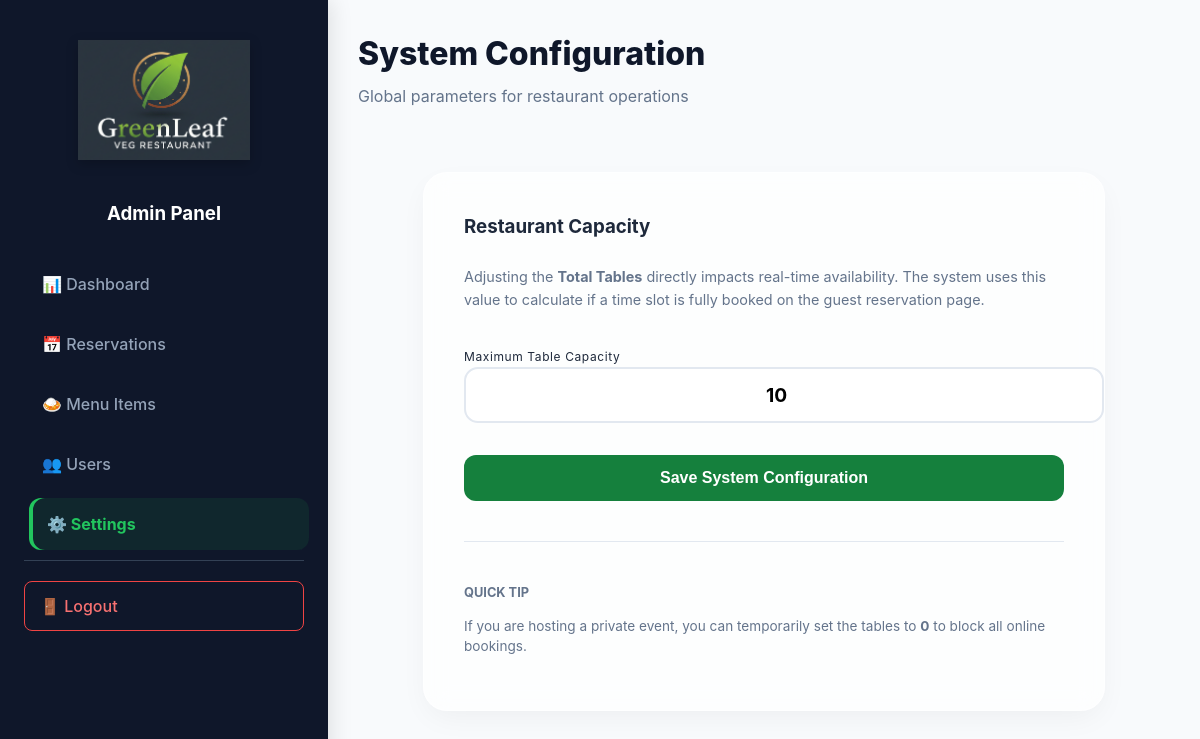
Before: /admin/settings.php (signed in) with the older database file.
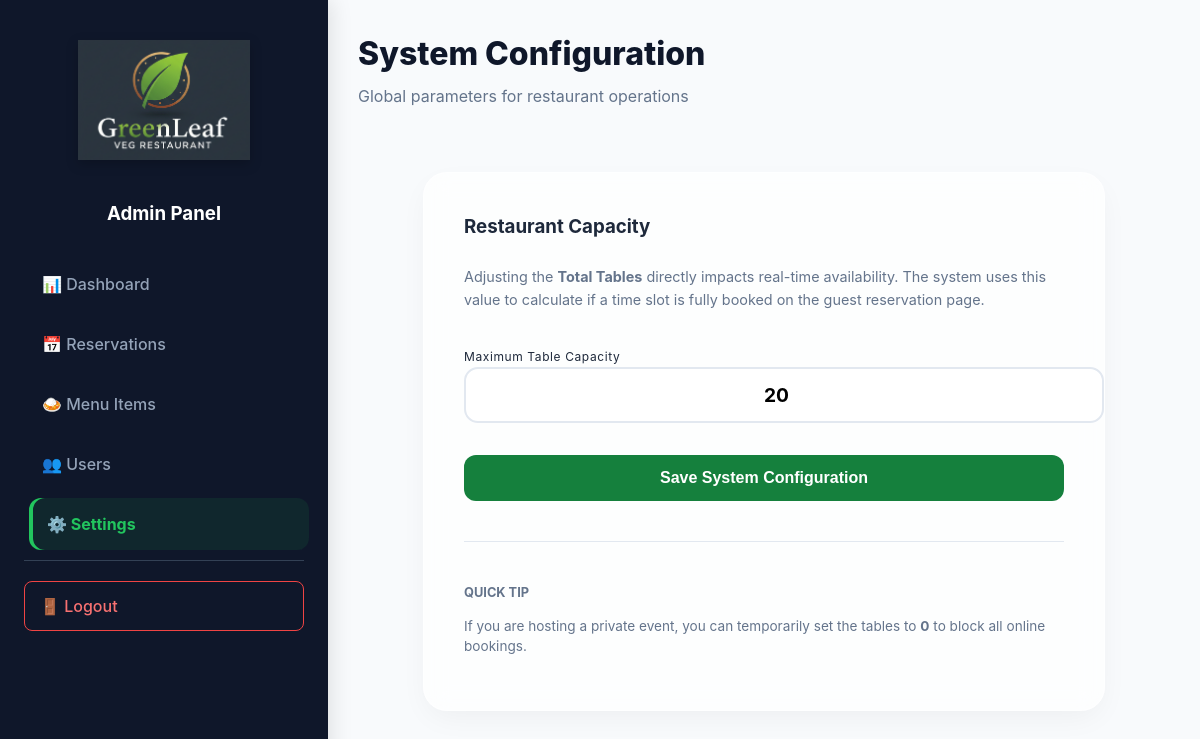
After: the same page with the newer database file.
### tables this page shows
CREATE TABLE `settings` (
  `id` int(11) NOT NULL,
  `total_tables` int(11) NOT NULL,
  `created_at` timestamp NOT NULL DEFAULT current_timestamp() ON UPDATE current_timestamp()
);

### admin/settings.php (the view, shortened to what this page needs)
<?php
require 'config.php';
$stmt = $dbh->query("SELECT total_tables FROM settings WHERE id = 1");
$settings = $stmt->fetch(PDO::FETCH_ASSOC);
?>
<!DOCTYPE html>
<html lang="en">
<head>
    <link rel="icon" type="image/x-icon" href="assets/img/favicon.ico"> <link rel="stylesheet" href="assets/css/admin-styles.css">
</head>
<body class="admin-body">
    <div class="admin-container">
        <?php include 'sidebar.php'; ?>
        <main class="admin-main">
            <header class="admin-header">
                <div class="header-title">
                    <h2>System Configuration</h2>
                    <p class="subtitle">Global parameters for restaurant operations</p>
                </div>
            </header>
            <div style="display: flex; justify-content: center; margin-top: 2rem;">
                <section class="admin-card glass-morph" style="max-width: 600px; width: 100%;">
                    <div class="card-header" style="margin-bottom: 1.5rem;">
                        <h3 style="margin:0;">Restaurant Capacity</h3>
                    </div>
                    <p style="color: var(--text-muted); font-size: 0.9rem; margin-bottom: 2rem; line-height: 1.6;">
                        Adjusting the <strong>Total Tables</strong> directly impacts real-time availability.
                        The system uses this value to calculate if a time slot is fully booked on the guest reservation page.
                    </p>
                    <form method="POST">
                        <div class="form-group" style="margin-bottom: 2rem;">
                            <label style="font-size: 0.75rem; letter-spacing: 0.05em; color: var(--text-main);">
                                Maximum Table Capacity
                            </label>
                            <input type="number" name="total_tables"
                                   value="<?php echo htmlspecialchars($settings['total_tables']); ?>"
                                   min="1" max="100" required
                                   style="background: rgba(255,255,255,0.8); font-size: 1.2rem; font-weight: 700; text-align: center;">
                        </div>
                        <button type="submit" name="update_settings" class="admin-login-btn" style="width: 100%; font-size: 1rem;">
                            Save System Configuration
                        </button>
                    </form>
                    <div style="margin-top: 2.5rem; padding-top: 1.5rem; border-top: 1px solid #e2e8f0;">
                        <h4 style="font-size: 0.8rem; text-transform: uppercase; color: var(--text-muted); margin-bottom: 10px;">
                            Quick Tip
                        </h4>
                        <p style="font-size: 0.85rem; color: var(--text-muted);">
                            If you are hosting a private event, you can temporarily set the tables to <strong>0</strong> to block all online bookings.
                        </p>
                    </div>
                </section>
            </div>
        </main>
    </div>
</body>
</html>

Changed rows visible on the page:
changed settings: total_tables "10" → "20"
